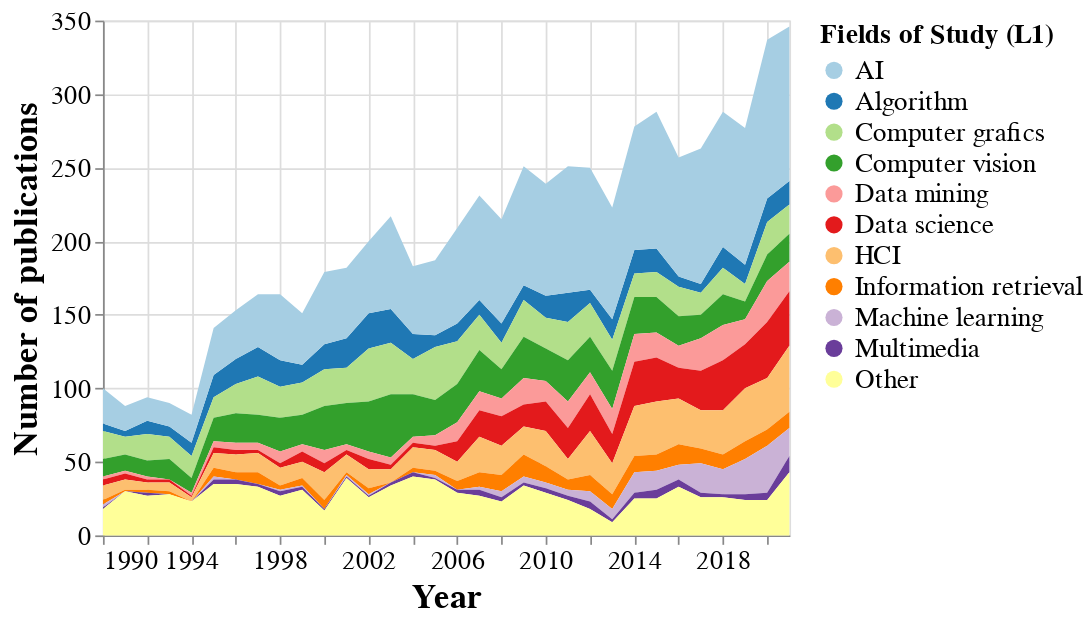

The notebook cell this image was saved under:
### Code cell
alt.Chart(dff).mark_area().encode(
    x="Year:T",
    y=alt.Y(
        'count:Q',
        title = 'Number of publications',
    ),
    color=alt.Color(
        "concept:N",
        title = 'Fields of Study (L1)'
    )
).configure_axis(
    labelFontSize=15,
    titleFontSize=20
).configure_legend(
    titleFontSize=16,
    labelFontSize=16
).configure_range(
    category={'scheme': 'paired'}
).properties(
    width = 400
)

### Figure 1 — Vega-Lite specification as saved in the notebook (floating-point values rounded to 4 significant figures; data arrays with more than 128 entries replaced by an {"elided": "..."} marker saying what was removed)
{"config": {"view": {"continuousWidth": 400, "continuousHeight": 300}, "axis": {"labelFontSize": 15, "titleFontSize": 20}, "legend": {"labelFontSize": 16, "titleFontSize": 16}, "range": {"category": {"scheme": "paired"}}}, "data": {"name": "data-fd81f58ee56825152f8ba07611f68f79"}, "mark": "area", "encoding": {"color": {"field": "concept", "title": "Fields of Study (L1)", "type": "nominal"}, "x": {"field": "Year", "type": "temporal"}, "y": {"field": "count", "title": "Number of publications", "type": "quantitative"}}, "width": 400, "$schema": "https://vega.github.io/schema/vega-lite/v4.17.0.json", "datasets": {"data-fd81f58ee56825152f8ba07611f68f79": {"elided": "336 records"}}}
